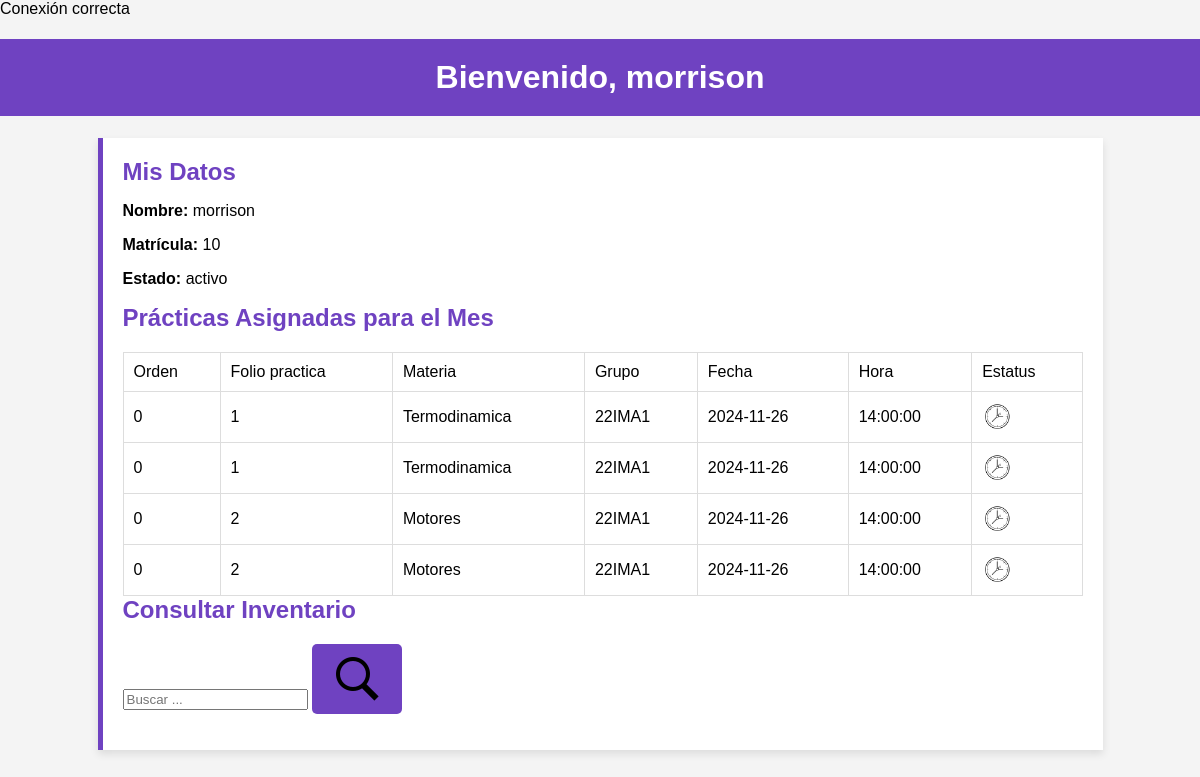
The page /inicioAyudante.php (signed in) on the database its author committed.
### tables this page shows
CREATE TABLE `usuario` (
  `id` char(6) NOT NULL,
  `nombre` varchar(50) DEFAULT NULL,
  `tipo_usuario` varchar(30) DEFAULT NULL,
  `tipo_admin` varchar(20) NOT NULL,
  `usser` varchar(10) DEFAULT NULL,
  `passw` varchar(10) DEFAULT NULL,
  `status` varchar(10) DEFAULT NULL,
  `foto` blob NOT NULL
);

CREATE TABLE `prac_fecha` (
  `id` int(11) NOT NULL,
  `id_practica` varchar(7) DEFAULT NULL,
  `id_fecha` int(11) DEFAULT NULL,
  `hora` time DEFAULT NULL
);

CREATE TABLE `practica` (
  `folio` varchar(7) NOT NULL,
  `tipo` varchar(20) DEFAULT NULL,
  `materia` varchar(20) DEFAULT NULL,
  `unidad` varchar(20) DEFAULT NULL,
  `num_alumnos` int(2) DEFAULT NULL,
  `grupo` char(6) DEFAULT NULL,
  `resultados` text DEFAULT NULL
);

CREATE TABLE `fecha` (
  `id` int(11) NOT NULL,
  `fecha` date DEFAULT NULL
);

### inicioAyudante.php (the view, shortened to what this page needs)
<?php
include("conexcion.php");
$usuario = $_SESSION['usuario'];
$sql = "SELECT * FROM usuario WHERE usser = ?";
$stmt = $conn->prepare($sql);
$stmt->bind_param("s", $usuario);
$stmt->execute();
$result = $stmt->get_result();
if ($result->num_rows > 0) {
    $userData = $result->fetch_assoc();
}
$typeClass = "";
switch ($userData['tipo_usuario']) {
    default:
        $typeClass = 'ayudante';
        break;
}
?>
<!DOCTYPE html>
<html lang="es">
<head>
    <link rel="stylesheet" href="css/styles.css">
</head>
<body class="<?php echo $typeClass; ?>">
    <h1>Bienvenido, <?php echo htmlspecialchars($userData['nombre']); ?></h1>
    <div class="container">
        <h2>Mis Datos</h2>
        <p><strong>Nombre:</strong> <?php echo $userData['nombre']; ?></p>
        <p><strong>Matrícula:</strong> <?php echo $userData['usser']; ?></p>
        <p><strong>Estado:</strong> <?php echo $userData['status']; ?></p>
        <h2>Prácticas Asignadas para el Mes</h2>
            <?php
    $sql = "SELECT pf.id, p.folio, p.materia, p.grupo, f.fecha, pf.hora FROM prac_fecha AS pf, fecha AS f, practica AS p";
    $result = mysqli_query($conn, $sql);
            if (mysqli_num_rows($result) > 0) {
                echo "<table border='1'>
                                <tr>
                                    <td>Orden</td>
                                    <td>Folio practica</td>
                                    <td>Materia</td>
                                    <td>Grupo</td>
                                    <td>Fecha</td>
                                    <td>Hora</td>
                                    <td>Estatus</td>
                                </tr>";
                while ($row = mysqli_fetch_assoc($result)) {
                    echo "<tr>
                                        <td>" . $row['id'] . "</td>
                                        <td>" . $row['folio'] . "</td>
                                        <td>" . $row['materia'] . "</td>
                                        <td>" . $row['grupo'] . "</td>
                                        <td>" . $row['fecha'] . "</td>
                                        <td>". $row['hora'] ."</td>
                                        <td><a href='#?folio=" . $row['folio'] . "'>
                                        <img src='iconos/icons8-reloj-100.png' alt='Editar' width='30' height='30'></a></td>
                                </tr>";
                }
                echo "</table>";
            } else {
                echo "No hay reguistros disponibles.";
            }
            ?>
        <h2>Consultar Inventario</h2>
        <form action="busqueda.php" method="POST" class="search-form">
            <input type="text" id="Dato" name="Dato" placeholder="Buscar ..." required>
            <button type="submit" class="search-btn">
                <img src="iconos/icons8-search-50.png" alt="Buscar" class="search-icon">
            </button>
        </form>
    </div>
</body>
</html>

### css/styles.css (style rules this page uses)
body { font-family: Arial, sans-serif; background-color: #f4f4f4; margin: 0; padding: 0; }
h1 { text-align: center; padding: 20px; font-size: 2rem; }
.container { width: 80%; margin: 20px auto; padding: 20px; background-color: white; box-shadow: 0px 4px 8px rgba(0, 0, 0, 0.1); }
h2 { margin-top: 0; font-size: 1.5rem; margin-bottom: 10px; }
table { width: 100%; border-collapse: collapse; margin-top: 20px; }
th, td { padding: 10px; text-align: left; border: 1px solid #ddd; }
form { margin-top: 20px; }
button { padding: 10px 20px; background-color: #4CAF50; color: white; border: none; border-radius: 5px; cursor: pointer; font-size: 1rem; }
body.ayudante h1 { background-color: #6f42c1; color: white; }
body.ayudante .container { border-left: 5px solid #6f42c1; }
body.ayudante h2 { color: #6f42c1; }
body.ayudante button { background-color: #6f42c1; }

### rows shown on the page
usuario: nombre "morrison", usser "10", status "activo"
prac_fecha: id "0", id_practica.folio "1", id_practica.materia "Termodinamica", id_practica.grupo "22IMA1", id_fecha.fecha "2024-11-26", hora "14:00:00", practica.folio "2", practica.materia "Motores", practica.grupo "22IMA1"
